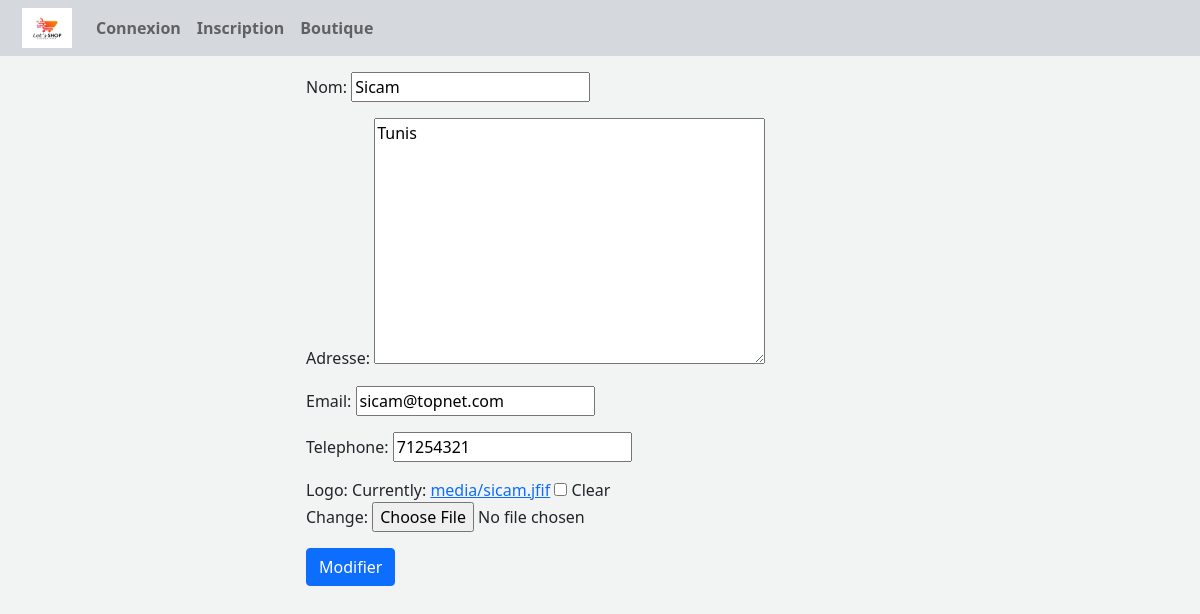
The app's page /magasin/editFournisseur/22/ with its own data.
### magasin/models.py (models this page shows, shortened)
class Fournisseur(models.Model):
    nom=models.CharField(max_length=100,null=True)
    adresse=models.TextField(null=True)
    email=models.EmailField(null=True)
    telephone=models.CharField(max_length=8,null=True)
    logo =models.ImageField(upload_to='media/', null=True, blank=True)

### magasin/views.py (the view)
# urls.py: path('editFournisseur/<int:fk>/', views.edit_Fournisseur, name='edit_Fournisseur'),
def edit_Fournisseur(request, fk):
    fournisseur = get_object_or_404(Fournisseur, id=fk)
    if request.method == 'POST':
        form = FournisseurForm(request.POST, request.FILES, instance=fournisseur)
        if form.is_valid():
            frns = form.save(commit=False)
            nouvelle_image = form.cleaned_data['logo']
            if nouvelle_image:
                frns.logo= nouvelle_image
            frns.save()
            return redirect('fournisseurs')
    else:
        form = FournisseurForm(instance=fournisseur)
        return render(request, 'Fournisseurs/edit_For.html', {'form': form})

### magasin/forms.py
class FournisseurForm(ModelForm):
     class Meta :
        model = Fournisseur
        fields = "__all__" #pour tous les champs de la table

### magasin/templates/Fournisseurs/edit_For.html (shortened to what this page needs)
{% extends 'magasin/base.html' %}
{% block content %}
<div class="container-fluid mt-3">
    <div class="row-9">
        <div class="col-lg-6 mx-auto">
            <form  method='POST' class="post-form" enctype="multipart/form-data">
                {{ form.as_p }}
                <button type="submit" class="btn btn-primary">Modifier</button>
            </form>
        </div>
    </div>
</div>
{% endblock %}

### magasin/templates/Fournisseurs/edit_For.html (style rules this page uses)
body { background-color:#F2F4F4; ; }

### records on screen
Fournisseur: nom "Sicam", adresse "Tunis", email "sicam@topnet.com", telephone "71254321"
